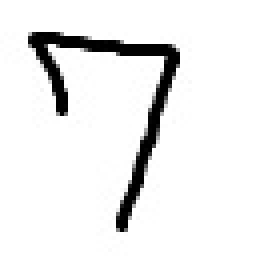
#> input picture my_pdf_file.jpg, 64 x 64 px (shown 4 times larger)
$ python converty.py
#> lines starting #> are read from the running program, lines starting #| are printed output that depends on the picture
from PIL import Image
import numpy as np

def convert_jpg_to_28x28_raw(jpg_path, raw_output_path):
    # Open image
#> called with jpg_path = 'my_pdf_file.jpg', raw_output_path = 'converted_28x28.raw'
    img = Image.open(jpg_path).convert("L")  # jpg to grayscale
    img = img.resize((28, 28))  # Resize to 28x28(Normal MNIST data)
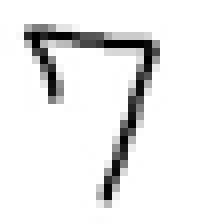
#> img: PIL image 28x28 L (shown 8 times larger); min 0, max 255, mean 234.7

    # image to array + Flatten
    img_array = np.array(img).flatten()
#> img_array = 784 values, max 255 at index 0, min 0 at index 116, mean 234.7

    # Write the raw data to the file
    with open(raw_output_path, 'wb') as raw_file:
        img_array.tofile(raw_file)

    print(f"JPG image converted to 28x28 size and saved as '{raw_output_path}'.")

# Conversion
convert_jpg_to_28x28_raw("my_pdf_file.jpg", "converted_28x28.raw")
